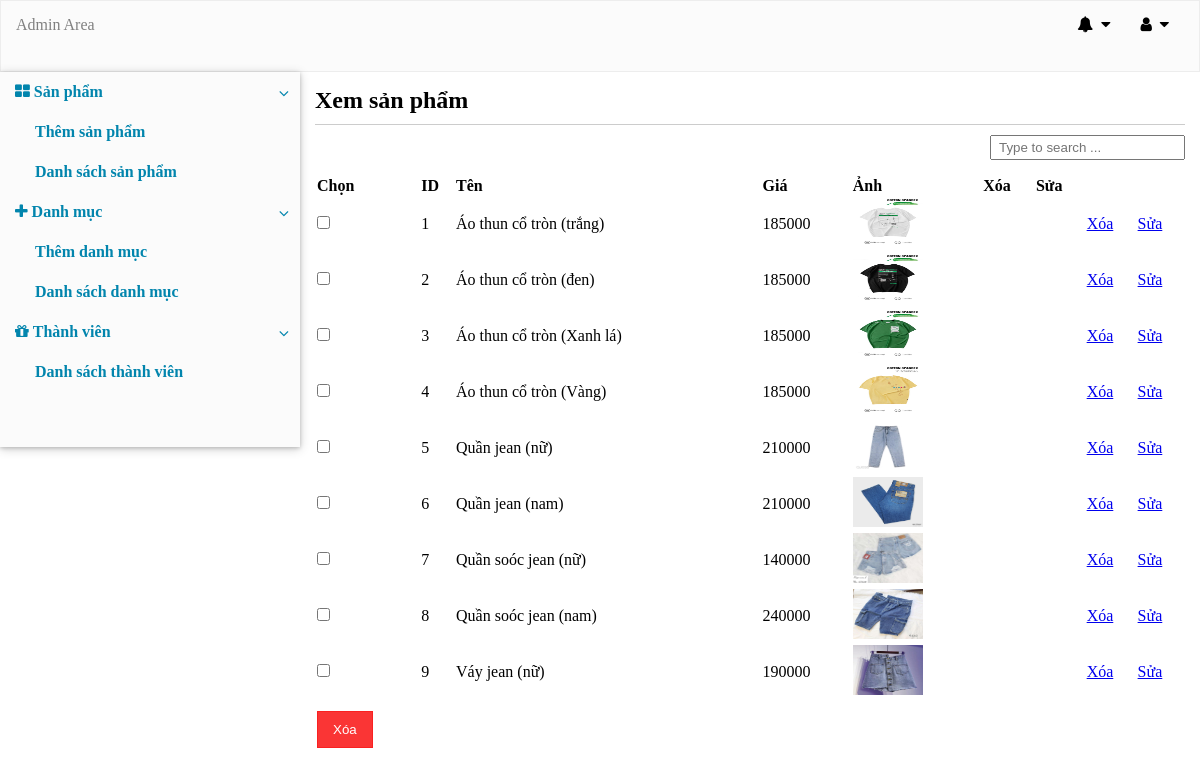
The app's page /manager/manager.php?action=view_product with its own data.
### tables this page shows
CREATE TABLE products
(
	product_id INT not null AUTO_INCREMENT,
	product_title varchar (255) NOT NULL,
	product_price int NOT NULL,
	product_image VARCHAR(255) NOT NULL,
	product_desc VARCHAR(255) NOT NULL,
	product_category INT not null,
	primary key	(product_id),
	FOREIGN KEY	(product_category) REFERENCES category(cate_id)
);

### manager/view_product.php (the view, shortened to what this page needs)
<?php
    include_once '../query/connect_to_server.php';
?>
<div class="view-product-box">
    <h2>Xem sản phẩm</h2>
    <div class="border-bottom"></div>
    <form action="" method="post">
        <div class="search-bar">
            <input type="text" id="search" placeholder="Type to search ...">
        </div>
        <table width=100%>
            <thead>
                <tr>
                    <th><input type="checkbox" style="display:none;" id="checkAll">Chọn</th>
                    <th>ID</th>
                    <th>Tên</th>
                    <th>Giá</th>
                    <th>Ảnh</th>
                    <th>Xóa</th>
                    <th>Sửa</th>
                </tr>
            </thead>
            <?php
               $all_products = mysqli_query($db, "select * from products order by product_id ASC");
               $i = 1;
               while($row=mysqli_fetch_array($all_products)) {
                $images = explode(" ", $row['product_image']);
            ?>
            <tbody>
                <tr>
                    <td><input type="checkbox" name="deleteAll[]" value="<?php echo $row['product_id']; ?>"></td>
                    <td><?php echo $i; ?></td>
                    <td><?php echo $row['product_title']; ?></td>
                    <td><?php echo $row['product_price']; ?></td>
                     <td> <img src="../images/product/<?php echo $images[0]; ?>" width="70" height="50" > </td>
                    <td><?php// echo $row['date']; ?></td>
                    <td>
                    </td>
                    <td> <a href="manager.php?action=view_product&delete_product=<?php echo $row['product_id'];?>">Xóa</a> </td>
                    <td><a href="manager.php?action=edit_product&product_id=<?php echo $row['product_id'];?>">Sửa</a></td>
                </tr>
            </tbody>
            <?php  $i++; }  ?>
            <tr>
                <td><input type="submit" name="delete_all" value="Xóa"></td>
            </tr>
        </table>
    </form>
</div>

### manager/manager.css (style rules this page uses)
* { margin: 0; padding: 0; }
.border-bottom { border-bottom: 0.1px solid rgba(0, 0, 0, 0.2) ; margin: 10px 0; }
.search-bar { float: right; margin-bottom: 15px; }
.search-bar input[type=text] { padding: 3px 7px; }
.view-product-box th, .view-product-box td { text-align: left; }
.view-product-box input[type=submit] { padding: 10px 15px; background: rgba(250, 32, 32, 0.9); border: 0.01px solid rgba(250, 32, 32, 0.9); color: white; margin-top: 10px; }

### records on screen
products: product_title "Áo thun cổ tròn (trắng)", product_price "185000", shows a picture
products: product_title "Áo thun cổ tròn (đen)", product_price "185000", shows a picture
products: product_title "Áo thun cổ tròn (Xanh lá)", product_price "185000", shows a picture
products: product_title "Áo thun cổ tròn (Vàng)", product_price "185000", shows a picture
products: product_title "Quần jean (nữ)", product_price "210000", shows a picture
products: product_title "Quần jean (nam)", product_price "210000", shows a picture
products: product_title "Quần soóc jean (nữ)", product_price "140000", shows a picture
products: product_title "Quần soóc jean (nam)", product_price "240000", shows a picture
products: product_title "Váy jean (nữ)", product_price "190000", shows a picture
